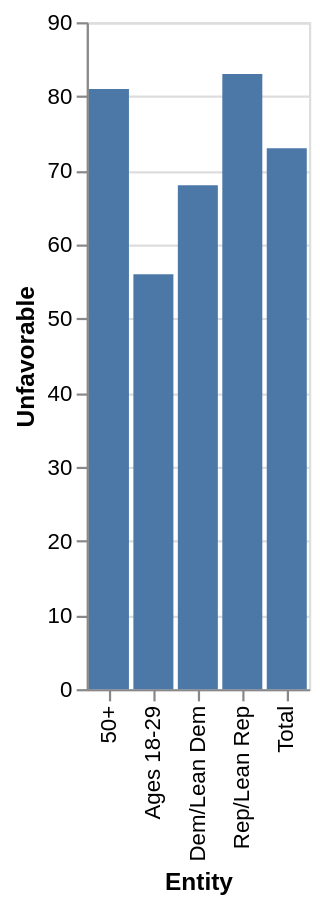

Describe this chart as a Vega-Lite specification.
### Vega-Lite specification from a JSON file in a GitHub repository (floating-point values rounded to 4 significant figures)
{"$schema": "https://vega.github.io/schema/vega-lite/v5.json", "description": "Bar chart auto-generated from CSV", "data": {"values": [{"Entity": "Dem/Lean Dem", "Unfavorable": 68.0}, {"Entity": "Rep/Lean Rep", "Unfavorable": 83.0}, {"Entity": "50+", "Unfavorable": 81.0}, {"Entity": "30-49", "Unfavorable": NaN}, {"Entity": "Ages 18-29", "Unfavorable": 56.0}, {"Entity": "Total", "Unfavorable": 73.0}]}, "mark": "bar", "encoding": {"x": {"field": "Entity", "type": "ordinal"}, "y": {"field": "Unfavorable", "type": "quantitative"}}}
